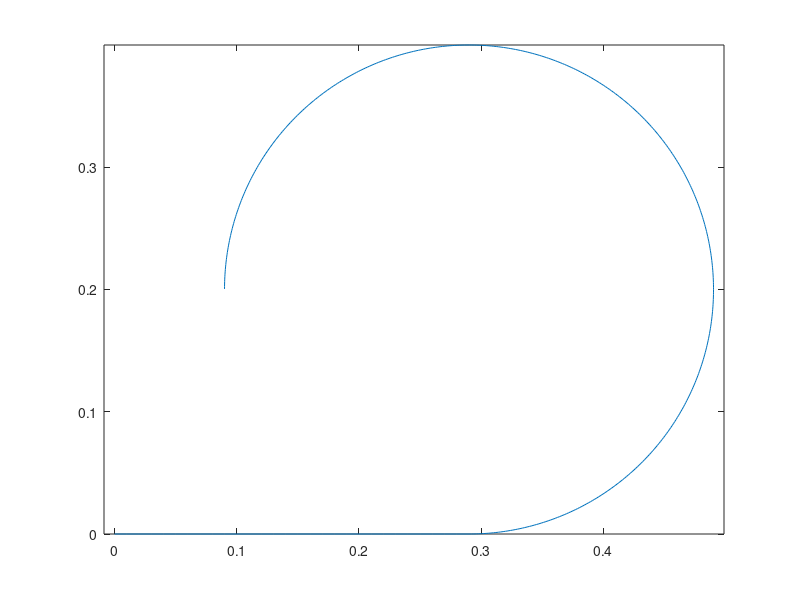

Write the MATLAB code that produced this figure. (Note: this script raises an error after producing the figure.)
close all
clear
%%
angle = 0:.01:2*3/4*pi;
straigth = 0:.01:.29;
track = [straigth, cos(angle - pi/2)*.2 + .29; zeros(size(straigth)), sin(angle - pi/2)*.2 + .2];
distance = [straigth, .29 + .01  + linspace(0,3/4*.4*pi, length(angle))];
plot(track(1,:), track(2,:))
axis equal



%%
A = [0 0 0; 1 0 0; 0 1 0];
B = [1;0;0];
C = [1 0 0; 0 1 0];
ts = .1;
sys = ss(A,B,C,0);
sys = c2d(sys,ts);

Q = diag([1,0,0]);
R = diag([0.0011, 6.5941e-04]);

P_pred = eye(3,3);
P_est = eye(3,3);

x_est = zeros(3,1); x_est(3) = .18;
x_pred = x_est;

addpath udp_functions\

arduino_udp =  UdpClass('udp_functions/UdpSettings.json','udp_functions/SensorIDToNames.json', 'use_twin',false);

data = struct;
data.flag = [];
data.acc.x = [];
data.acc.y = [];
data.acc.z = [];
data.mag = [];
data.vel.y = [];
data.kalman.x = [];
while true
    
    %Recieve udp-stream and format
    recieved = arduino_udp.receive();
    data.acc.x(end+1) = recieved.acc_x;
    data.acc.y(end+1) = recieved.acc_y;
    data.acc.z(end+1) = recieved.acc_z;
    data.mag(end+1) = recieved.mag_mes;
    data.vel.y(end+1) = recieved.vel_x;
    
    %Kalman filter
    %Measurement update
    y_pred = sys.C*x_pred;
    y_error = [data.acc.y(end); data.vel.y(end)] - y_pred;
    u = 0;

    Kalman_gain = P_pred*sys.C'*inv(sys.C*P_pred*sys.C' + R);
    x_est = x_pred + Kalman_gain*y_error;
    
    P_est = (eye(3,3)-Kalman_gain*sys.C)*P_pred*(eye(3,3)-Kalman_gain*sys.C)' + Kalman_gain*R*Kalman_gain';

    %Time update
    x_pred = sys.A*x_est + sys.B*u;
    data.kalman.x(:,end+1) = x_est;
    P_pred = sys.A*P_est*sys.A' + Q;

    %Plot 
    figure(2)
    plot(track(1,:), track(2,:), 'Color','black')
    %Find point in plot closest to current position
    [d, ix] = min (abs(distance -x_est(3)));
    
    hold on
    plot(track(1,ix), track(2,ix), 'o', 'Color','red')
    hold off
end